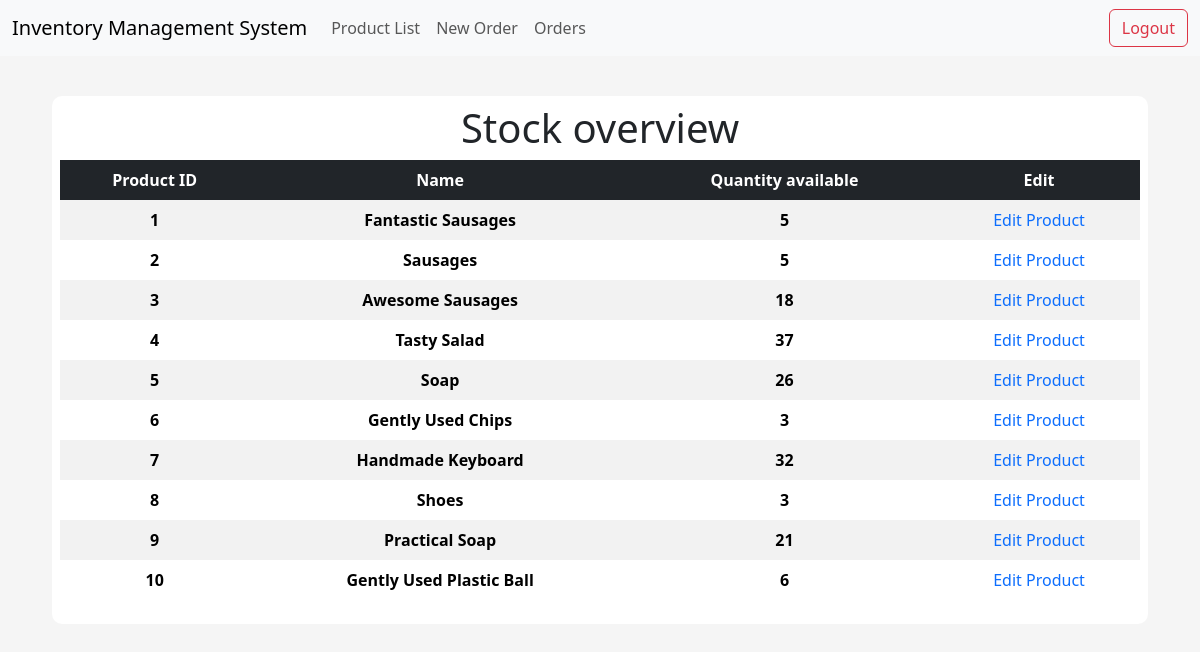
/products, run on an earlier commit of the app's database.
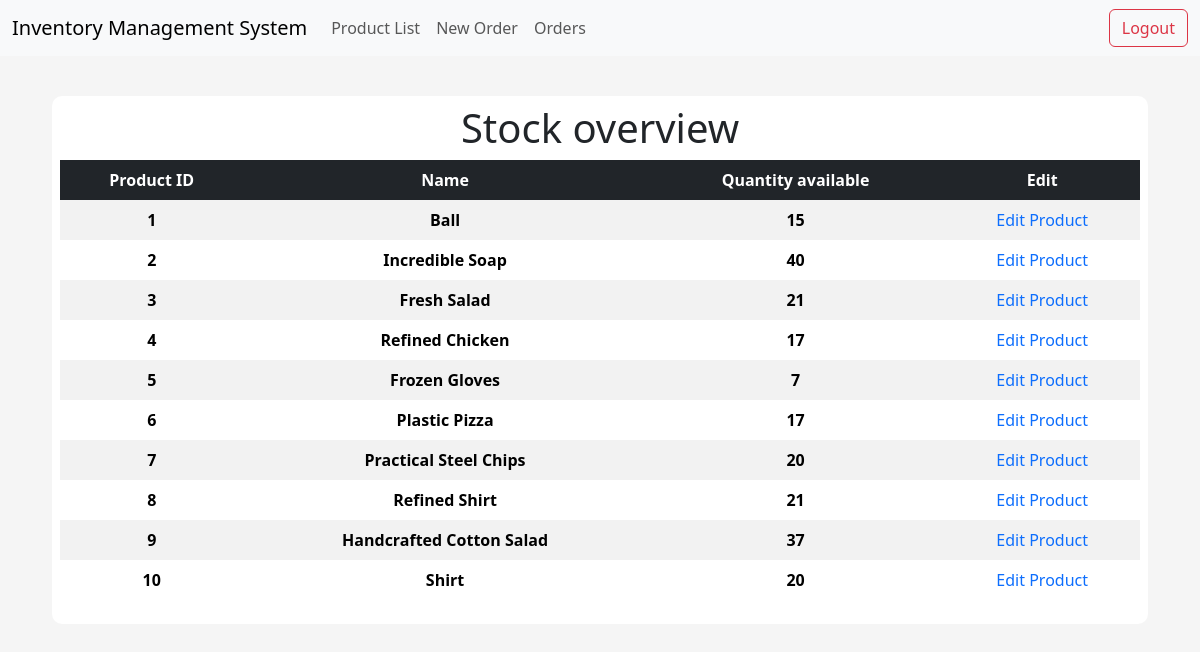
And on a later commit of the database.
### app/models/tables.py (models this page shows, shortened)
class Product(db.Model):
    __tablename__ = "product"
    id = db.Column(db.Integer, primary_key=True)
    name = db.Column(db.String(50), nullable=False, unique=True)
    price = db.Column(db.Float, nullable=False)
    quantity_available = db.Column(db.Integer)

### app/controllers/default.py (the view)
@app.route("/products", methods=["GET", "POST"])
def products():
    products = Product.query.order_by(Product.id).all()
    return render_template("products_list.html", products=products)

### app/templates/products_list.html
{% extends "index.html" %}
{% block body %}
<div class="content-section">
    <div class="title">
        <h1>Stock overview</h1>
    </div>
    <table class="table table-striped table-borderless table-hover text-center">
        <thead class="table-dark table-sm">
            <tr>
                <th scope="col">Product ID</th>
                <th scope="col">Name</th>
                <th scope="col">Quantity available</th>
                <th scope="col">Edit</th>
            </tr>
        </thead>
        <tbody>
            {% for product in products %}
            <tr>
                <th scope="row">{{ product.id }}</th>
                <th scope="row">{{ product.name }}</th>
                <th scope="row">{{ product.quantity_available }}</th>
                <td><a style="text-decoration: none;" href="{{ url_for('product', id=product.id)}}"> Edit Product </a></td>
            </tr>
            {% endfor %}
        </tbody>
    </table>
</div>
{% endblock body %}

### app/templates/index.html (shortened to what this page needs)
<!DOCTYPE html>
<html lang="en">
<head>
    <link href="https://cdn.jsdelivr.net/npm/bootstrap@5.3.2/dist/css/bootstrap.min.css" rel="stylesheet">
    <link rel="stylesheet" href="{{ url_for('static', filename='css/main.css') }}">
    <link href="//netdna.bootstrapcdn.com/font-awesome/3.2.1/css/font-awesome.css" rel="stylesheet">
</head>
<body>
    {% include "navbar.html" %}
      <div class="container-fluid main-container">
        {% block body %}{% endblock body %}
      </div>
</body>
</html>

### app/templates/navbar.html (shortened to what this page needs)
<nav class="navbar navbar-expand-lg bg-body-tertiary">
    <div class="container-fluid">
      <a class="navbar-brand" href="{{ url_for('index') }}">Inventory Management System</a>
      <div class="collapse navbar-collapse" id="navbarSupportedContent">
        <ul class="navbar-nav me-auto mb-2 mb-lg-0">
          <li class="nav-item">
            <a class="nav-link" href="{{ url_for('products') }}">Product List</a>
          </li>
          <li class="nav-item">
            <a class="nav-link" href="{{ url_for('create_order') }}">New Order</a>
          </li>
          <li class="nav-item">
            <a class="nav-link" href="{{ url_for('orders') }}">Orders</a>
          </li>
        </ul>
        <form class="d-flex" action="{{ url_for('logout') }}">
          <button type="submit" class="btn btn-outline-danger">Logout</button>
        </form>
      </div>
    </div>
  </nav>

### app/static/css/main.css (style rules this page uses)
body { background-color: rgb(245, 245, 245); }
.content-section { background: #fff; margin: 40px; padding: 0.5rem 0.5rem; border-radius: 10px; }
.title h1 { text-align: center; align-items: center; }

What changed in the data, as far as the page shows it:
changed Product id 1: name "Fantastic Sausages" → "Ball"; quantity_available "5" → "15"
changed Product id 2: name "Sausages" → "Incredible Soap"; quantity_available "5" → "40"
changed Product id 3: name "Awesome Sausages" → "Fresh Salad"; quantity_available "18" → "21"
changed Product id 4: name "Tasty Salad" → "Refined Chicken"; quantity_available "37" → "17"
changed Product id 5: name "Soap" → "Frozen Gloves"; quantity_available "26" → "7"
changed Product id 6: name "Gently Used Chips" → "Plastic Pizza"; quantity_available "3" → "17"
changed Product id 7: name "Handmade Keyboard" → "Practical Steel Chips"; quantity_available "32" → "20"
changed Product id 8: name "Shoes" → "Refined Shirt"; quantity_available "3" → "21"
changed Product id 9: name "Practical Soap" → "Handcrafted Cotton Salad"; quantity_available "21" → "37"
changed Product id 10: name "Gently Used Plastic Ball" → "Shirt"; quantity_available "6" → "20"
